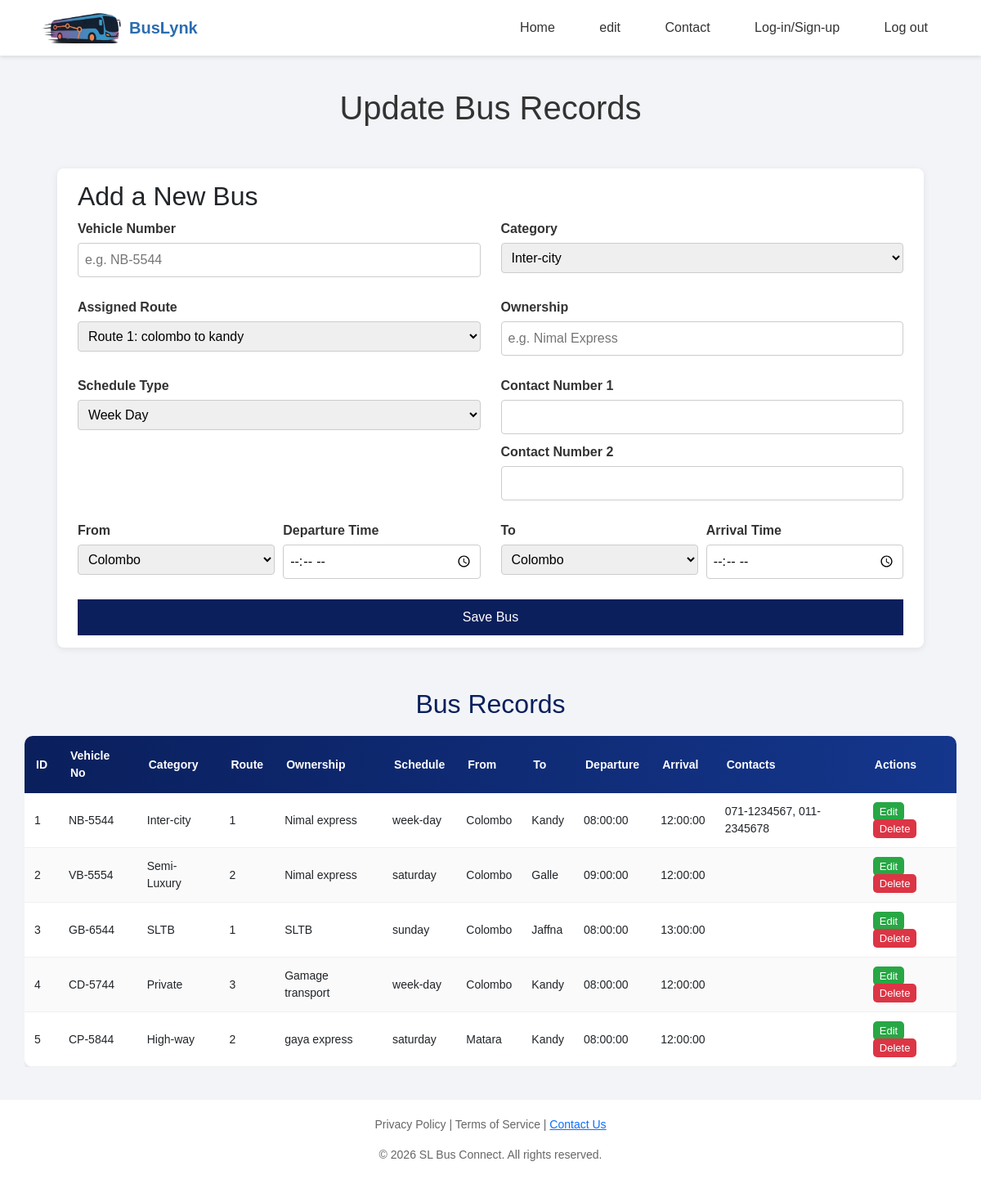
Page /edit.php on the committed database.
### tables this page shows
CREATE TABLE
    bus (
        id INT AUTO_INCREMENT PRIMARY KEY,
        vehicle_no VARCHAR(20) NOT NULL,
        category VARCHAR(50) NOT NULL,
        route_id INT NOT NULL,
        ownership VARCHAR(50) NOT NULL,
        schedule_type VARCHAR(50) NOT NULL,
        start_location_id INT NOT NULL,
        departure_time TIME NOT NULL,
        destination_location_id INT NOT NULL,
        arrival_time TIME NOT NULL,
        FOREIGN KEY (route_id) REFERENCES route (route_id),
        FOREIGN KEY (start_location_id) REFERENCES location (location_id),
        FOREIGN KEY (destination_location_id) REFERENCES location (location_id)
    );

CREATE TABLE
    location (
        location_id INT AUTO_INCREMENT PRIMARY KEY,
        location_name VARCHAR(100) NOT NULL
    );

### edit.php (the view, shortened to what this page needs)
<?php
include("config/db_connect.php");
$locations = $conn->query("SELECT * FROM location");
$routes = $conn->query("SELECT r.route_id, l1.location_name as start, l2.location_name as end
                        FROM route r
                        JOIN location l1 ON r.start_location = l1.location_id
                        JOIN location l2 ON r.end_location = l2.location_id");
?>
<?php
$sql = "SELECT
            b.id,
            b.vehicle_no,
            b.category,
            b.ownership,
            b.schedule_type,
            b.route_id,
            b.departure_time,
            b.arrival_time,
            l1.location_name AS start_name,
            l2.location_name AS end_name,
            GROUP_CONCAT(c.contact SEPARATOR ', ') AS contacts,
            r.start_location AS route_start_id,
            r.end_location AS route_end_id
        FROM bus b
        JOIN location l1 ON b.start_location_id = l1.location_id
        JOIN location l2 ON b.destination_location_id = l2.location_id
        LEFT JOIN contact c ON b.id = c.bus_id
        LEFT JOIN route r ON b.route_id = r.route_id
        GROUP BY b.id
        ORDER BY b.id ASC";
$result = $conn->query($sql);
?>
<!DOCTYPE html>
<html lang="en">
<head>
    <link rel="stylesheet" href="css/edit.css">
    <link href="https://cdn.jsdelivr.net/npm/bootstrap@5.3.8/dist/css/bootstrap.min.css" rel="stylesheet"
>
</head>
<body>
    <?php
    require("includes/header.php");
    ?>
    <div class="container">
        <h1>Update Bus Records</h1>
        <div class="form-container">
            <h2>Add a New Bus</h2>
            <form method="POST">
                <div class="form-group">
                    <label>Vehicle Number</label>
                    <input type="text" name="vehicle_no" placeholder="e.g. NB-5544" required>
                </div>
                <div class="form-group">
                    <label>Category</label>
                    <select name="category">
                        <option value="Inter-city">Inter-city</option>
                    </select>
                </div>
                <div class="form-group">
                    <label>Assigned Route</label>
                    <select name="route_id">
                        <?php while ($row = $routes->fetch_assoc()): ?>
                            <option value="<?php echo $row['route_id']; ?>">
                                Route
                                <?php echo $row['route_id']; ?>:
                            </option>
                        <?php endwhile; ?>
                    </select>
                </div>
                <div class="form-group">
                    <label>Ownership</label>
                    <input type="text" name="ownership" placeholder="e.g. Nimal Express" required>
                </div>
                <div class="form-group">
                    <label>Schedule Type</label>
                    <select name="schedule_type">
                        <option value="week-day">Week Day</option>
                    </select>
                </div>
                <div>
                    <div class="form-group">
                        <label>Contact Number 1</label>
                        <input type="text" name="contact_number[]">
                    </div>
                    <div class="form-group">
                        <label>Contact Number 2</label>
                        <input type="text" name="contact_number[]">
                    </div>
                </div>
                <div style="display: flex; gap: 10px;">
                    <div class="form-group" style="flex: 1;">
                        <label>From</label>
                        <select name="start_location_id">
                            <?php
                            $locations->data_seek(0);
                            while ($loc = $locations->fetch_assoc()): ?>
                                <option value="<?php echo $loc['location_id']; ?>">
                                    <?php echo ucfirst($loc['location_name']); ?>
                                </option>
                            <?php endwhile; ?>
                        </select>
                    </div>
                    <div class="form-group" style="flex: 1;">
                        <label>Departure Time</label>
                        <input type="time" name="departure_time" required>
                    </div>
                </div>
                <div style="display: flex; gap: 10px;">
                    <div class="form-group" style="flex: 1;">
                        <label>To</label>
                        <select name="destination_location_id">
                            <?php
                            $locations->data_seek(0);
                            while ($loc = $locations->fetch_assoc()): ?>
                                <option value="<?php echo $loc['location_id']; ?>">
                                    <?php echo ucfirst($loc['location_name']); ?>
                                </option>
                            <?php endwhile; ?>
                        </select>
                    </div>
                    <div class="form-group" style="flex: 1;">
                        <label>Arrival Time</label>
                        <input type="time" name="arrival_time" required>
                    </div>
                </div>
                <button type="submit">Save Bus</button>
            </form>
        </div>
    </div>
    <h2 class="table-title">Bus Records</h2>
    <div class="table-container">
        <table class="bus-table">
            <thead>
                <tr>
                    <th>ID</th>
                    <th>Vehicle No</th>
                    <th>Category</th>
                    <th>Route</th>
                    <th>Ownership</th>
                    <th>Schedule</th>
                    <th>From</th>
                    <th>To</th>
                    <th>Departure</th>
                    <th>Arrival</th>
                    <th>Contacts</th>
                    <th>Actions</th>
                </tr>
            </thead>
            <tbody>
                <?php while ($row = $result->fetch_assoc()): ?>
                    <tr>
                        <td>
                            <?= $row['id']; ?>
                        </td>
                        <td>
                            <?= $row['vehicle_no']; ?>
                        </td>
                        <td>
                            <?= $row['category']; ?>
                        </td>
                        <td>
                            <?= $row['route_id']; ?>
                        </td>
                        <td>
                            <?= $row['ownership']; ?>
                        </td>
                        <td>
                            <?= $row['schedule_type']; ?>
                        </td>
                        <td>
                            <?= ucfirst($row['start_name']); ?>
                        </td>
                        <td>
                            <?= ucfirst($row['end_name']); ?>
                        </td>
                        <td>
                            <?= $row['departure_time']; ?>
                        </td>
                        <td>
                            <?= $row['arrival_time']; ?>
                        </td>
                        <td>
                            <?= $row['contacts']; ?>
                        </td>
                        <td>
                            <a class="btn-edit" href="update.php?id=<?= $row['id']; ?>">
                                Edit
                            </a>
                            <a class="btn-delete" href="edit.php?delete_id=<?= $row['id']; ?>"
                                onclick="return confirm('Are you sure you want to delete this bus?');">
                                Delete
                            </a>
                        </td>
                    </tr>
                <?php endwhile; ?>
            </tbody>
        </table>
    </div>
    <?php
    include("includes/footer.php");
    ?>
</body>
</html>

### includes/header.php (shortened to what this page needs)
<!DOCTYPE html>
<html lang="en">
<head>
    <link rel="stylesheet" href="../css/header.css">
</head>
<body>
    <header>
        <div class="logo">
            <img class="logoimg" src="images/logo.png" alt="">
            <span>BusLynk</span>
        </div>
        <nav>
            <a href="home.php">Home</a>
            <a href="edit.php">edit</a>
            <a href="contact.php">Contact</a>
            <a href="login.php">Log-in/Sign-up</a>
            <a href="login.php">Log out</a>
        </nav>
    </header>
</body>
</html>

### includes/footer.php (shortened to what this page needs)
<!DOCTYPE html>
<html lang="en">
<head>
    <link rel="stylesheet" href="../css/footer.css">
</head>
<body>
    <footer>
        <p>Privacy Policy | Terms of Service | <a href="contact.php">Contact Us</a></p>
        <p>© 2026 SL Bus Connect. All rights reserved.</p>
    </footer>
</body>
</html>

### css/edit.css (style rules this page uses)
body { margin: 0; padding: 0; box-sizing: border-box; font-family: Arial, sans-serif; }
.container { display: flex; flex-direction: column; align-items: center; justify-content: flex-start; width: 100%; padding-top: 20px; }
.container h1 { margin-bottom: 20px; color: #333; padding: 20px; }
.form-container { background: white; padding: 15px 25px; width: 95%; max-width: 1200px; margin: 10px auto; border-radius: 8px; box-shadow: 0 2px 8px rgba(0, 0, 0, 0.08); }
form { display: grid; grid-template-columns: 1fr 1fr; gap: 15px 25px; }
button { grid-column: span 2; }
.form-group { margin-bottom: 10px; }
label { display: block; margin-bottom: 5px; font-weight: bold; color: #333; }
input, select { width: 100%; padding: 8px; border: 1px solid #ccc; border-radius: 4px; box-sizing: border-box; }
button { background: #0a1f5c; color: white; padding: 10px 15px; border: none; width: 100%; border-radius: 4px; cursor: pointer; }
.table-title { text-align: center; margin: 40px 0 20px; color: #0a1f5c; }
.table-container { width: 95%; margin: auto; overflow-x: auto; }
.bus-table { width: 100%; border-collapse: collapse; font-size: 14px; background: #ffffff; border-radius: 10px; overflow: hidden; box-shadow: 0 4px 12px rgba(0,0,0,0.08); }
.bus-table thead { background: linear-gradient(90deg, #0a1f5c, #14368c); color: white; }
.bus-table th { padding: 14px; text-align: left; font-weight: 600; }
.bus-table td { padding: 12px; border-bottom: 1px solid #f0f0f0; }
.bus-table tbody tr:nth-child(even) { background-color: #fafafa; }
.btn-edit { padding: 4px 8px; background: #28a745; color: white; text-decoration: none; border-radius: 5px; font-size: 13px; }
.btn-delete { padding: 4px 8px; background: #dc3545; color: white; text-decoration: none; border-radius: 5px; font-size: 13px; }

### css/header.css (style rules this page uses)
* { margin: 0; padding: 0; box-sizing: border-box; font-family: Arial, sans-serif; }
body { background: #f2f4f7; }
header { display: flex; justify-content: space-between; align-items: center; padding: 15px 50px; background: white; box-shadow: 0 2px 5px rgba(0, 0, 0, 0.1); }
.logo { display: flex; align-items: center; gap: 8px; font-size: 20px; font-weight: bold; }
.logo span { color: #2b6cb0; }
nav a { margin-left: 20px; text-decoration: none; color: #333; padding: 8px 15px; border-radius: 6px; }
.logoimg { width: 100px; height: auto; }

### css/footer.css (style rules this page uses)
* { margin: 0; padding: 0; box-sizing: border-box; font-family: Arial, sans-serif; }
body { background: #f2f4f7; }
footer { text-align: center; padding: 20px; background: white; margin-top: 40px; font-size: 14px; color: #666; }

### rows in the picture
bus: id "1", vehicle_no "NB-5544", category "Inter-city", route "1", ownership "Nimal express", schedule_type "week-day", start_location.location_name "Colombo", destination_location.location_name "Kandy", departure_time "08:00:00", arrival_time "12:00:00", contacts "071-1234567, 011-2345678"
bus: id "2", vehicle_no "VB-5554", category "Semi-Luxury", route "2", ownership "Nimal express", schedule_type "saturday", start_location.location_name "Colombo", destination_location.location_name "Galle", departure_time "09:00:00", arrival_time "12:00:00"
bus: id "3", vehicle_no "GB-6544", category "SLTB", route "1", ownership "SLTB", schedule_type "sunday", start_location.location_name "Colombo", destination_location.location_name "Jaffna", departure_time "08:00:00", arrival_time "13:00:00"
bus: id "4", vehicle_no "CD-5744", category "Private", route "3", ownership "Gamage transport", schedule_type "week-day", start_location.location_name "Colombo", destination_location.location_name "Kandy", departure_time "08:00:00", arrival_time "12:00:00"
bus: id "5", vehicle_no "CP-5844", category "High-way", route "2", ownership "gaya express", schedule_type "saturday", start_location.location_name "Matara", destination_location.location_name "Kandy", departure_time "08:00:00", arrival_time "12:00:00"

### other values in the picture
form field start_location_id "Colombo"
form field destination_location_id "Colombo"
